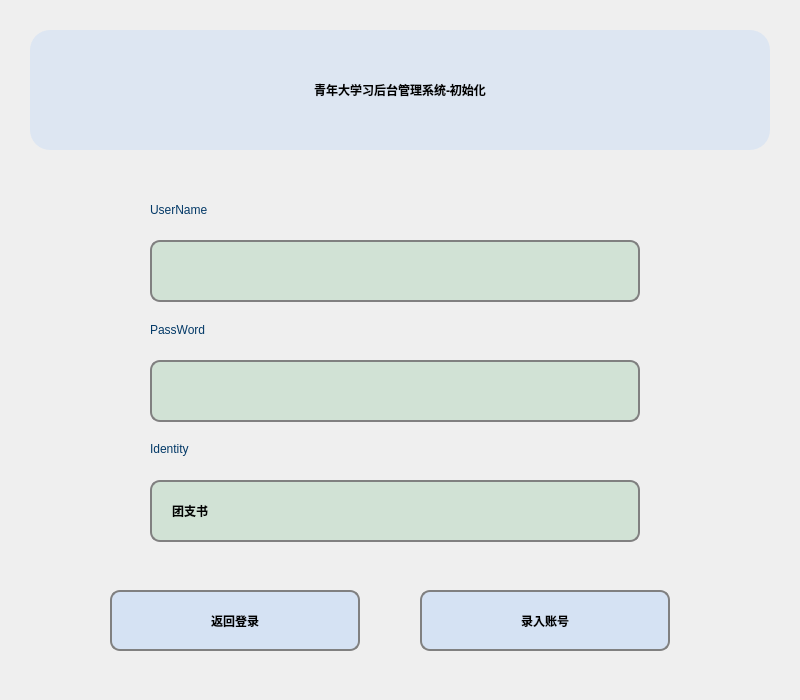
<?xml version="1.0" encoding="UTF-8"?>
<ui version="4.0">
 <class>initGetMsg</class>
 <widget class="QWidget" name="initGetMsg">
  <property name="geometry">
   <rect>
    <x>0</x>
    <y>0</y>
    <width>800</width>
    <height>700</height>
   </rect>
  </property>
  <property name="minimumSize">
   <size>
    <width>800</width>
    <height>700</height>
   </size>
  </property>
  <property name="maximumSize">
   <size>
    <width>800</width>
    <height>700</height>
   </size>
  </property>
  <property name="windowTitle">
   <string>Form</string>
  </property>
  <property name="styleSheet">
   <string notr="true">#title
{
font: 24pt &quot;楷体&quot;;
font-weight:bold;
background-color: rgba(202, 221, 245,0.5);
background: qlineargradient(x1:0, y1:0, x2:1, y2:0,
                                stop:1 rgb(226,238,243),
                                stop:0 rgb(240,207,214));
border-radius:20px;
}
#initGetMsg
{
background: qlineargradient(x1:0, y1:0, x2:1, y2:0,
                                stop:0 rgb(226,238,243),
                                stop:1 rgb(240,207,214));
}
#usernameLab
{
font: 18pt &quot;方正粗黑宋简体&quot;;
color: rgb(3, 57, 103);
}
#passwordLab
{
font: 18pt &quot;方正粗黑宋简体&quot;;
color: rgb(3, 57, 103);
}
QLineEdit
{
font: 14pt &quot;楷体&quot;;
font-weight:bold;
background-color: rgba(136, 193, 150,0.3);
border-radius:10px;
border:2px solid gray;
}
QLineEdit:hover
{
font: 14pt &quot;楷体&quot;;
font-weight:bold;
border:2px solid ;
}
#IdentityLab
{
font: 18pt &quot;方正粗黑宋简体&quot;;
color: rgb(3, 57, 103);
}
#btnInput
{
font: 20pt &quot;楷体&quot;;
font-weight:bold;
border-radius:10px;
border:2px solid gray;
background-color: rgba(202, 221, 245,0.7);
}
#btnInput:hover
{
font: 22pt &quot;楷体&quot;;
font-weight:bold;
border:3px solid;
background-color: rgb(202, 221, 245);
}
#btnReturn
{
font: 20pt &quot;楷体&quot;;
font-weight:bold;
border-radius:10px;
border:2px solid gray;
background-color: rgba(202, 221, 245,0.7);
}
#btnReturn:hover
{
font: 22pt &quot;楷体&quot;;
font-weight:bold;
border:3px solid;
background-color: rgb(202, 221, 245);
}</string>
  </property>
  <widget class="QLineEdit" name="usernameLine">
   <property name="geometry">
    <rect>
     <x>150</x>
     <y>240</y>
     <width>490</width>
     <height>62</height>
    </rect>
   </property>
   <property name="text">
    <string/>
   </property>
  </widget>
  <widget class="QLabel" name="passwordLab">
   <property name="geometry">
    <rect>
     <x>150</x>
     <y>300</y>
     <width>250</width>
     <height>60</height>
    </rect>
   </property>
   <property name="minimumSize">
    <size>
     <width>250</width>
     <height>60</height>
    </size>
   </property>
   <property name="maximumSize">
    <size>
     <width>250</width>
     <height>60</height>
    </size>
   </property>
   <property name="styleSheet">
    <string notr="true"/>
   </property>
   <property name="text">
    <string>PassWord</string>
   </property>
  </widget>
  <widget class="QLabel" name="IdentityLab">
   <property name="geometry">
    <rect>
     <x>150</x>
     <y>419</y>
     <width>250</width>
     <height>60</height>
    </rect>
   </property>
   <property name="minimumSize">
    <size>
     <width>250</width>
     <height>60</height>
    </size>
   </property>
   <property name="maximumSize">
    <size>
     <width>250</width>
     <height>60</height>
    </size>
   </property>
   <property name="styleSheet">
    <string notr="true"/>
   </property>
   <property name="text">
    <string>Identity</string>
   </property>
  </widget>
  <widget class="QComboBox" name="IdentityBox">
   <property name="geometry">
    <rect>
     <x>150</x>
     <y>480</y>
     <width>490</width>
     <height>62</height>
    </rect>
   </property>
   <property name="styleSheet">
    <string notr="true">/*QCombobox主体*/
QComboBox {
	font: 14pt &quot;楷体&quot;;
	font-weight:bold;
	background-color: rgba(136, 193, 150,0.3);
	border-radius:10px;
	border:2px solid gray;
    padding: 1px 2px 1px 2px;  /*针对于组合框中的文本内容*/
	text-align:bottom;
	padding-left: 20px;/*左侧边距*/
}
QComboBox:hover
{
	border:3px solid;
}
/*QCombobox右侧按钮*/
QComboBox::drop-down {
    subcontrol-origin: padding;
    subcontrol-position: top right;/*放于右方顶部*/
    width: 50px;/*设置按钮范围宽度*/
    border-top-right-radius: 3px;/*设置边框圆角*/
    border-bottom-right-radius: 3px;
/*padding-right: 50px;*/
}
/*QCombobox右侧按钮的箭头图标*/
QComboBox::down-arrow {
	border-image: url(:/ptr/down.png);/*自定义图片填充*/
	width: 28px;/*设置该图标的宽高*/
	height: 28px;
}
/*QCombobox右侧按钮的箭头图标*/
QComboBox::down-arrow::on {
	border-image: url(:/ptr/up.png);/*自定义图片填充*/
	width: 28px;/*设置该图标的宽高*/
	height: 28px;
}


/* 下拉后，整个下拉窗体样式 */
QComboBox QAbstractItemView {
	font: 16pt &quot;楷体&quot;;
	font-weight: bold;  
    border: 2px solid white;/*边框宽度、线形、颜色*/
	/*背景颜色*/
	background-color: rgba(136, 193, 150,0.3);
    border-radius: 10px;/*圆角*/
    padding: 1px 2px 1px 2px;  /*针对于组合框中的文本内容*/
    min-width: 10em;   /*# 组合框的最小宽度*/
}

/* 下拉后，整个下拉窗体每项的样式 */
QComboBox QAbstractItemView::item {
	font: 16pt &quot;楷体&quot;;
	font-weight: bold;
	border-radius: 10px;/*圆角*/
    height: 50px;   /* 项的高度（设置pComboBox-&gt;setView(new QListView());后，该项才起作用） */
	background-color: rgba(136, 193, 150,0.3);

}

/*以下部分不知为何不生效，有待调试*/
/* 下拉后，整个下拉窗体越过每项的样式 */
QComboBox QAbstractItemView::item:hover {
	font: 16pt &quot;楷体&quot;;
	font-weight: bold;
       /* 整个下拉窗体越过每项的背景色 */
	background-color: rgba(136, 193, 150,0.5);
}

/* 下拉后，整个下拉窗体被选择的每项的样式 */
QComboBox QAbstractItemView::item:selected {
	font: 16pt &quot;楷体&quot;;
	font-weight: bold;
	background-color: rgba(136, 193, 150,0.5);
}
</string>
   </property>
   <item>
    <property name="text">
     <string>团支书</string>
    </property>
   </item>
   <item>
    <property name="text">
     <string>老师</string>
    </property>
   </item>
   <item>
    <property name="text">
     <string>学院管理员</string>
    </property>
   </item>
  </widget>
  <widget class="QLabel" name="usernameLab">
   <property name="geometry">
    <rect>
     <x>150</x>
     <y>180</y>
     <width>250</width>
     <height>60</height>
    </rect>
   </property>
   <property name="minimumSize">
    <size>
     <width>250</width>
     <height>60</height>
    </size>
   </property>
   <property name="maximumSize">
    <size>
     <width>250</width>
     <height>60</height>
    </size>
   </property>
   <property name="styleSheet">
    <string notr="true"/>
   </property>
   <property name="text">
    <string>UserName</string>
   </property>
  </widget>
  <widget class="QLineEdit" name="passwordLine">
   <property name="geometry">
    <rect>
     <x>150</x>
     <y>360</y>
     <width>490</width>
     <height>62</height>
    </rect>
   </property>
   <property name="text">
    <string/>
   </property>
   <property name="echoMode">
    <enum>QLineEdit::Password</enum>
   </property>
  </widget>
  <widget class="QPushButton" name="btnInput">
   <property name="geometry">
    <rect>
     <x>420</x>
     <y>590</y>
     <width>250</width>
     <height>61</height>
    </rect>
   </property>
   <property name="text">
    <string>录入账号</string>
   </property>
   <property name="shortcut">
    <string>Return</string>
   </property>
  </widget>
  <widget class="QLabel" name="title">
   <property name="geometry">
    <rect>
     <x>30</x>
     <y>30</y>
     <width>740</width>
     <height>120</height>
    </rect>
   </property>
   <property name="minimumSize">
    <size>
     <width>740</width>
     <height>120</height>
    </size>
   </property>
   <property name="maximumSize">
    <size>
     <width>740</width>
     <height>120</height>
    </size>
   </property>
   <property name="styleSheet">
    <string notr="true"/>
   </property>
   <property name="text">
    <string>青年大学习后台管理系统-初始化</string>
   </property>
   <property name="alignment">
    <set>Qt::AlignCenter</set>
   </property>
  </widget>
  <widget class="QPushButton" name="btnReturn">
   <property name="geometry">
    <rect>
     <x>110</x>
     <y>590</y>
     <width>250</width>
     <height>61</height>
    </rect>
   </property>
   <property name="text">
    <string>返回登录</string>
   </property>
   <property name="shortcut">
    <string>Esc</string>
   </property>
   <property name="checkable">
    <bool>false</bool>
   </property>
   <property name="autoDefault">
    <bool>false</bool>
   </property>
   <property name="default">
    <bool>false</bool>
   </property>
  </widget>
 </widget>
 <tabstops>
  <tabstop>usernameLine</tabstop>
  <tabstop>passwordLine</tabstop>
  <tabstop>IdentityBox</tabstop>
  <tabstop>btnInput</tabstop>
 </tabstops>
 <resources/>
 <connections/>
</ui>
